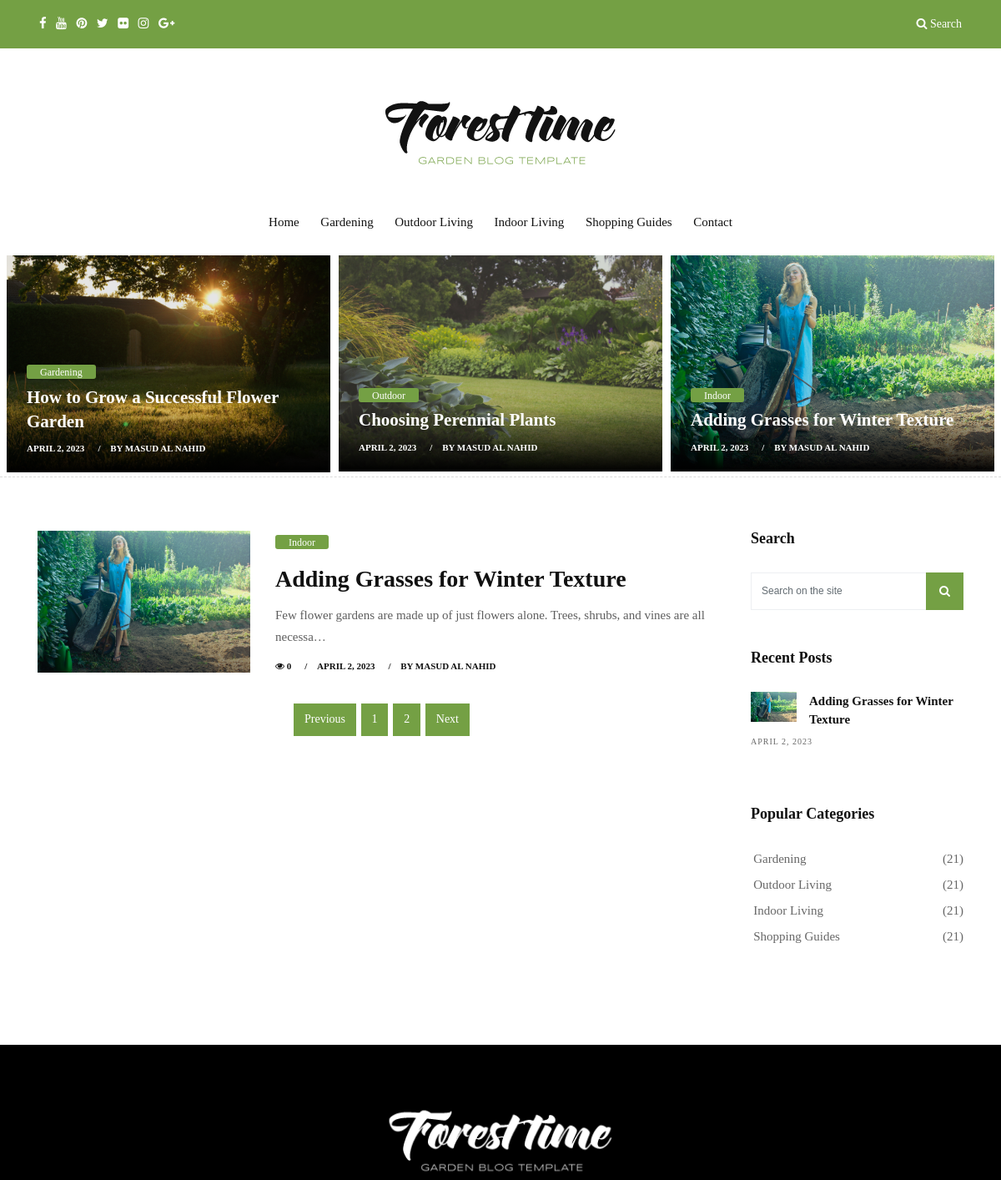
Page /?page=2 (upper part) on the earlier database version.
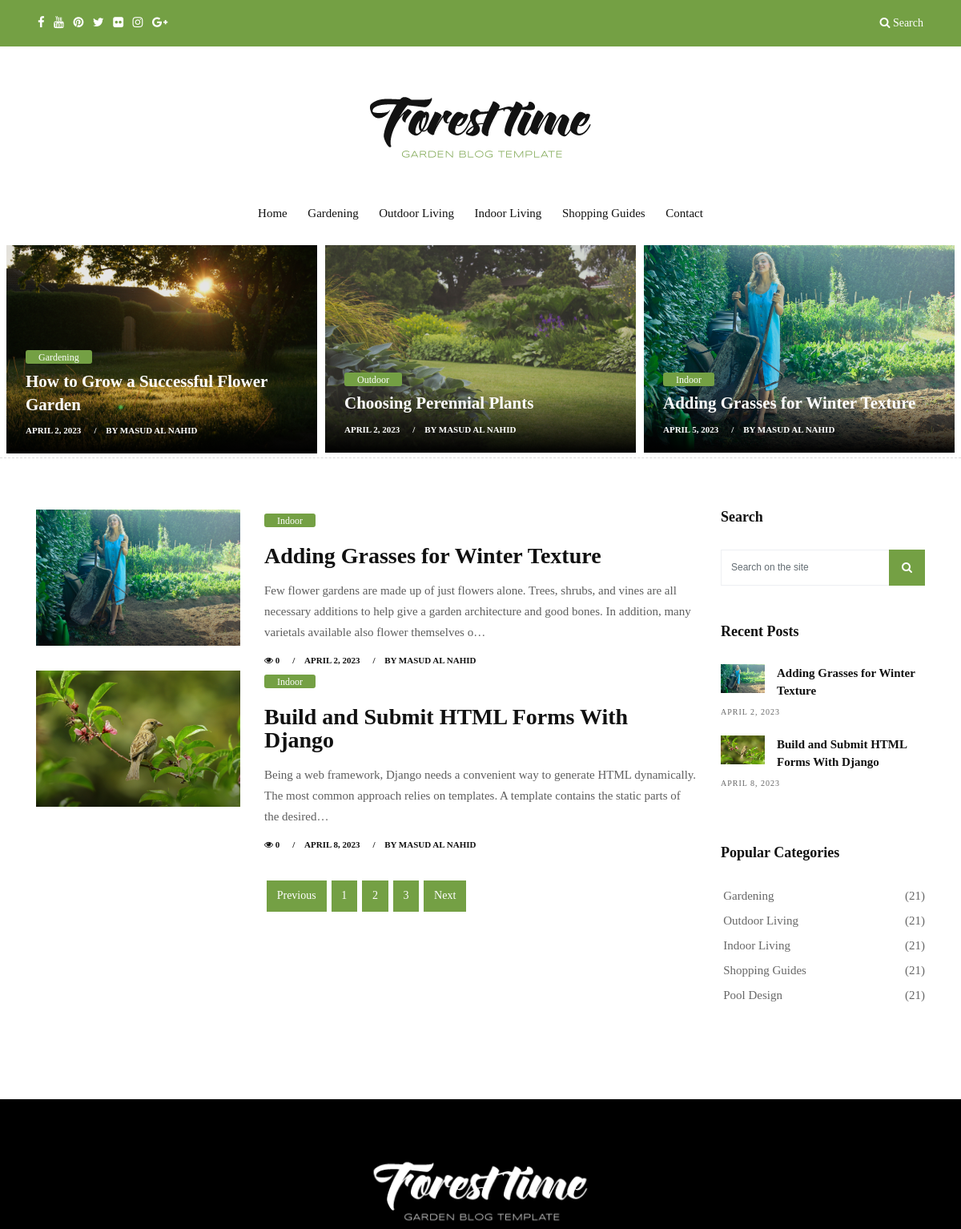
Same page on the later database version.
### blog/models.py (models this page shows, shortened)
class Post(models.Model):
    STATUS_CHOICES = [
        ('draft', 'Draft'),
        ('published', 'Published'),
    ]
    post_title = models.CharField(max_length=160, unique=True)
    slug = models.SlugField(max_length=160, unique=True)
    post_category = models.ForeignKey(category, on_delete=models.PROTECT)
    post_image = models.ImageField(upload_to='uploads/', null=True, blank=True)
    post_author = models.ForeignKey(author, on_delete=models.CASCADE)
    post_content = RichTextUploadingField()
    tags = TaggableManager(blank=True)
    post_status = models.CharField(max_length=10, choices=STATUS_CHOICES, default='draft')
    post_date = models.DateField(auto_now_add=True)
    mod_post = models.DateField(auto_now=True)
    featured_post = models.BooleanField(default=False)
    views = models.IntegerField(default=0, blank=True, null=True)
    meta_title = models.CharField(max_length=160, blank=True, null=True)
    meta_keywords = models.CharField(max_length=200, blank=True, null=True)
    meta_description = models.CharField(max_length=200, blank=True, null=True)
    class Meta:
        ordering = ['post_date']

class author(models.Model):
    author_name = models.CharField(max_length=200)
    author_descriptions = models.TextField()
    def __str__(self):
        return self.author_name

class category(models.Model):
    category_name = models.CharField(max_length=160, unique=True)
    slug = models.SlugField(max_length=160, unique=True)

### blog/views.py (the view)
# urls.py: path('', views.home_view, name='home'),
def home_view(request):
    categories = category.objects.all()
    blog = Blog.objects.all().first()
    queryset = Post.objects.filter(post_status='published')
    search_query = request.GET.get('search')
    if search_query:
        queryset = Post.objects.filter(
            Q(post_title__icontains=search_query)
        )
    per_page = 2
    paginator = Paginator(queryset, per_page)
    page_number = request.GET.get('page')
    posts = paginator.get_page(page_number)
    featured_one = Post.objects.filter(featured_post=True)[:1].get()
    featured_two = Post.objects.filter(featured_post=True)[1:2].get()
    featured_three = Post.objects.filter(featured_post=True)[2:3].get()
    context = {
        'posts': posts,
        'blog': blog,
        'featured_one': featured_one,
        'featured_two': featured_two,
        'featured_three': featured_three,
        'categories': categories,
    }
    template_name = 'blog/garden-index.html'
    return render(request, template_name , context)

### templates/blog/garden-index.html (shortened to what this page needs)
{% extends 'partial/base.html' %}
{% load static %}
{% block content %}
        <section class="section first-section">
            <div class="container-fluid">
                <div class="masonry-blog clearfix">
                    <div class="left-side">
                        <div class="masonry-box post-media">
                             <img src="{{featured_one.post_image.url}}" alt="" class="img-fluid">
                             <div class="shadoweffect">
                                <div class="shadow-desc">
                                    <div class="blog-meta">
                                        <span class="bg-aqua"><a href="{{featured_one.category.post_slug}}" title="">Gardening</a></span>
                                        <h4><a href="{% url 'single' featured_one.slug%}" title="">{{featured_one.post_title }}</a></h4>
                                        <small><a href="{% url 'single' featured_one.slug%}" title="">{{featured_one.mod_post}}</a></small>
                                        <small><a href="#" title="">by {{featured_one.post_author}}</a></small>
                                    </div>
                                </div>
                            </div>
                        </div>
                    </div>
                    <div class="center-side">
                        <div class="masonry-box post-media">
                             <img src="{{featured_two.post_image.url}}" alt="" class="img-fluid">
                             <div class="shadoweffect">
                                <div class="shadow-desc">
                                    <div class="blog-meta">
                                        <span class="bg-aqua"><a href="{{featured_two.category.category_slug}}" title="">Outdoor</a></span>
                                        <h4><a href="{% url 'single' featured_two.slug%}" title="">{{featured_two.post_title }}</a></h4>
                                        <small><a href="{% url 'single' featured_two.slug%}" title="">{{featured_two.mod_post}}</a></small>
                                        <small><a href="#" title="">by {{featured_two.post_author}}</a></small>
                                    </div>
                                </div>
                            </div>
                        </div>
                    </div>
                    <div class="right-side hidden-md-down">
                        <div class="masonry-box post-media">
                             <img src="{{featured_three.post_image.url}}" alt="" class="img-fluid">
                             <div class="shadoweffect">
                                <div class="shadow-desc">
                                    <div class="blog-meta">
                                        <span class="bg-aqua"><a href="{{featured_three.category.category_slug}}" title="">Indoor</a></span>
                                        <h4><a href="{% url 'single' featured_three.slug %}" title="">{{featured_three.post_title}}</a></h4>
                                        <small><a href="{% url 'single' featured_three.slug %}" title="">{{featured_three.mod_post}}</a></small>
                                        <small><a href="#" title="">by {{featured_two.post_author}}</a></small>
                                    </div>
                                </div>
                             </div>
                        </div>
                    </div>
                </div>
            </div>
        </section>
        <section class="section wb">
            <div class="container">
                <div class="row">
                    <div class="col-lg-9 col-md-12 col-sm-12 col-xs-12">
                        <div class="page-wrapper">
                            <div class="blog-list clearfix">
                                {% for post in posts %}
                                <div class="blog-box row">
                                    <div class="col-md-4">
                                        <div class="post-media">
                                            <a href="{% url 'single' post.slug %}" title="">
                                                <img src="{{post.post_image.url}}" alt="" class="img-fluid">
                                                <div class="hovereffect"></div>
                                            </a>
                                        </div>
                                    </div>
                                    <div class="blog-meta big-meta col-md-8">
                                        <span class="bg-aqua"><a href="garden-category.html" title="">Indoor</a></span>
                                        <h4><a href="{{post.slug}}" title="">{{post.post_title}}</a></h4>
                                        <p>{{post.post_content | truncatechars:300 | safe | striptags}}</p>
                                        <small><a href="garden-category.html" title=""><i class="fa fa-eye"></i> {{post.views}}</a></small>
                                        <small><a href="garden-single.html" title="">{{post.post_date}}</a></small>
                                        <small><a href="#" title="">by {{post.post_author}}</a></small>
                                    </div>
                                </div>
                                {% endfor %}
                            </div>
                        </div>
                        <div class="row">
                            <div class="col-md-12">
                                <nav aria-label="Page navigation">
                                    <ul class="pagination justify-content-center">
                                        {% if posts.has_previous %}
                                        <li class="page-item">
                                            <a class="page-link" href="?page={{posts.previous_page_number}}">Previous</a>
                                        </li>
                                        {% else %}
                                        <li class="page-item disabled">
                                            <a class="page-link">Previous</a>
                                        </li>
                                        {% endif %}
                                        {% for i in posts.paginator.page_range %}
                                        {% if posts.page_number == i %}
                                        <li class="page-item active"><a class="page-link" href="?page={{i}}">{{i}}</a></li>
                                        {% else %}
                                        <li class="page-item"><a class="page-link" href="?page={{i}}">{{i}}</a></li>
                                        {% endif %}
                                        {% endfor %}
                                        {% if posts.has_next %}
                                        <li class="page-item active">
                                            <a class="page-link" href="?page={{posts.next_page_number}}">Next</a>
                                        </li>
                                        {% else %}
                                        <li class="page-item disabled">
                                            <a class="page-link">Next</a>
                                        </li>
                                        {% endif %}
                                    </ul>
                                </nav>
                            </div>
                        </div>
                    </div>
                    <div class="col-lg-3 col-md-12 col-sm-12 col-xs-12">
                        <div class="sidebar">
                            <div class="widget">
                                <h2 class="widget-title">Search</h2>
                                <form class="form-inline search-form" action= "" method="GET">
                                    <div class="form-group">
                                        <input type="text" name= "search" class="form-control" placeholder="Search on the site">
                                    </div>
                                    <button type="submit" class="btn btn-primary"><i class="fa fa-search"></i></button>
                                </form>
                            </div>
                            <div class="widget">
                                <h2 class="widget-title">Recent Posts</h2>
                                {% for recent_posts in posts %}
                                <div class="blog-list-widget">
                                    <div class="list-group">
                                        <a href="{% url 'single' recent_posts.slug%}" class="list-group-item list-group-item-action flex-column align-items-start">
                                            <div class="w-100 justify-content-between">
                                                <img src="{{recent_posts.post_image.url}}" alt="" class="img-fluid float-left">
                                                <h5 class="mb-1">{{recent_posts.post_title}}</h5>
                                                <small>{{recent_posts.post_date}}</small>
                                            </div>
                                        </a>
                                    </div>
                                </div>
                                {% endfor %}
                            </div>
                            <div class="widget">
                                <h2 class="widget-title">Popular Categories</h2>
                                {% for category  in categories %}
                                <div class="link-widget">
                                    <ul>
                                        <li><a href="#">{{category.category_name}} <span>(21)</span></a></li>
                                    </ul>
                                </div>
                                {% endfor %}
                            </div>
                        </div>
                    </div>
                </div>
            </div>
        </section>
    </div>
</body>
</html>
{% endblock content %}

Differences in the rows shown:
changed Post "Adding Grasses for Winter Texture": mod_post "APRIL 2, 2023" → "APRIL 5, 2023"; post_content "Few flower gardens are made up of just flowers alone. Trees, shrubs, and vines are all necessa…" → "…and vines are all necessary additions to help give a garden architecture and good bones. In addition, many varietals available also flower themselves o…"
added Post: post_image (picture), post_title "Build and Submit HTML Forms With Django", post_content "Being a web framework, Django needs a convenient way to generate HTML dynamically. The most common approach relies on templates. A template contains the static parts of the desired…", views "0", post_date "APRIL 8, 2023", post_author "MASUD AL NAHID"
added category: category_name "Pool Design"
Other differences:
new list line: "3"
